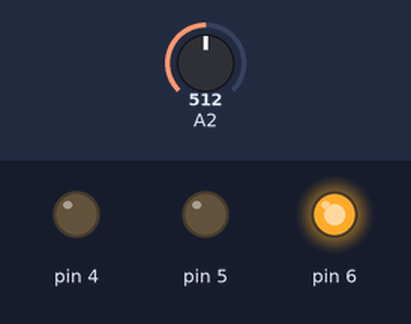
Bench run of a sketch on a simulated Arduino Uno, built with avr-gcc and run on an emulated ATmega328P. Parts: output pins drawn as LEDs (lit = HIGH). The test bench sets the inputs (shaded band); at power-on: A2 = 512. What the sketch prints to the serial monitor is not drawn.

Above: at 1.2 s.
1.3 s: A2 set to 716
4.3 s: A2 set to 900
Timing chart, 0 to 7.3 s (numbered marks = the images above; inputs shaded):
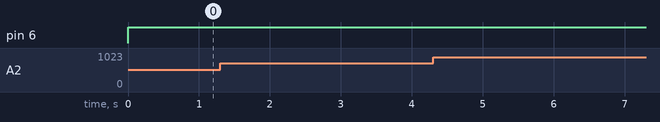

The sketch:

getData.ino
```cpp
int getNL(int sensorPin, int irPin)
{
	int ret=0;
	digitalWrite(irPin,0);
	/*for(int i=0;i<=2;i++)
	{
		delay(2);
		ret+=analogRead(irPin-2);
	}
	digitalWrite(irPin,1);
	return ret/3;*/
	delay(2);
	ret=analogRead(sensorPin);
	digitalWrite(irPin,1);
	return ret;
}

void getData(int sensorPin, int irPin)
{
	boolean ifchange = 0;
	int NL,Ave=0,tem,old=-1;
	int Sample[20],Range[20];
	NL = getNL(sensorPin, irPin);

	for (int i=0;i<=19;i++)
	{
		delay(50);
		Sample[i]=NL-analogRead(sensorPin);
		Ave+=Sample[i];
	}


	Ave = Ave/20;
	for (int i=0;i<=19;i++)
	{
		Sample[i]=abs(Sample[i]-Ave);
		Range[i]=Sample[i];
	}


	for (int x=0;x<=18;x++)
	{
		ifchange = 0;
		for (int y=0;y<=18;y++)
		{
			if(Range[y] < Range[y+1])
			{
				tem = Range[y];
				Range[y] = Range[y+1];
				Range[y+1] = tem;
				ifchange = 1;
			}
		}
		if (!ifchange) break;
	}


	for (int x=0;x<=19;x++)
	{
		if (old!=Range[x])
		{
			for (int y=0;y<=19;y++)
			{
				if(Sample[y]==Range[x])
				{
				Serial.print(Range[x]);
				Serial.print(" ");
				}
				else  Serial.print("  ");
			}
			Serial.println("");
			old=Range[x];
		}
	}
	Serial.println("");
	Serial.print("average: ");
	Serial.print(Ave);
	Serial.print("   max: ");
	Serial.print(Range[0]);
	Serial.println();
	Serial.println("----------------------------------------------");

}

void setup()
{
	pinMode(4, OUTPUT);
	pinMode(5, OUTPUT);
	pinMode(6, OUTPUT);
	Serial.begin(9600);
}

void loop()
{

	getData(2, 6);
	digitalWrite(4, 0);
	delay(1);
	Serial.print("***********************");
	Serial.println("***********************");

	delay(100);
}
```
